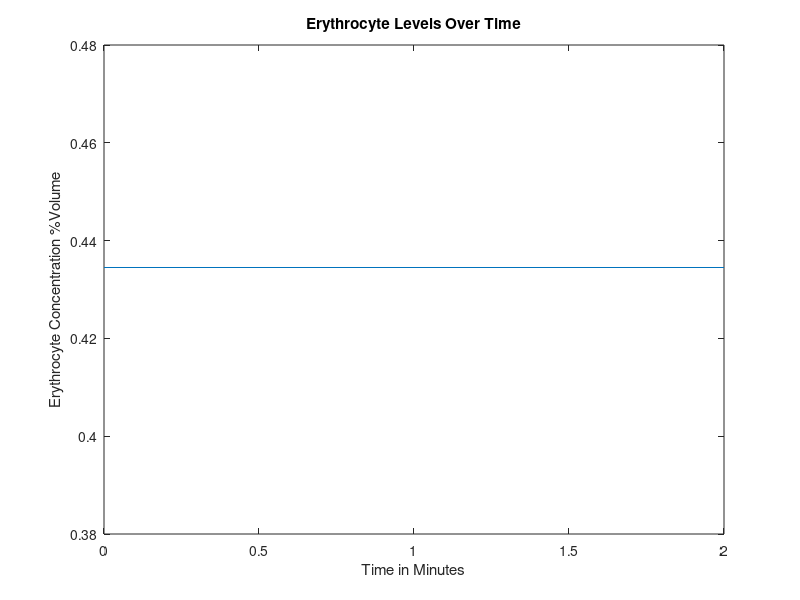
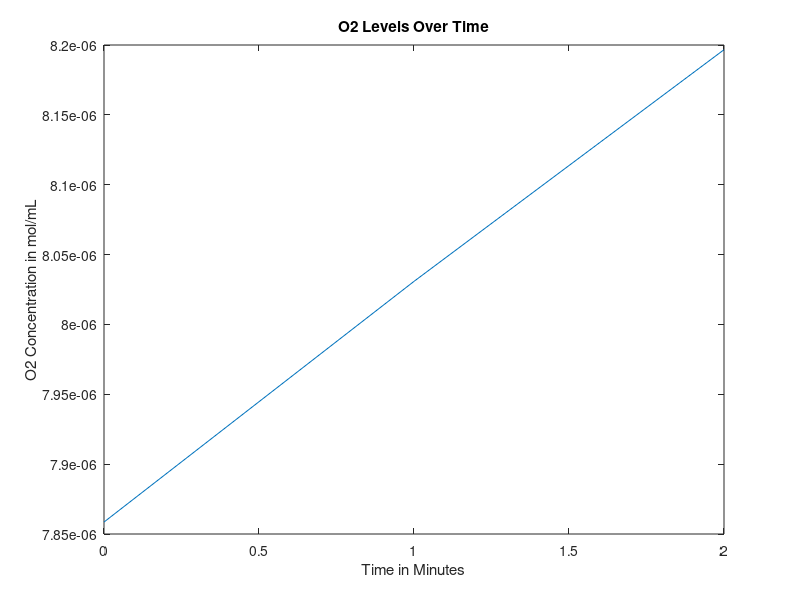
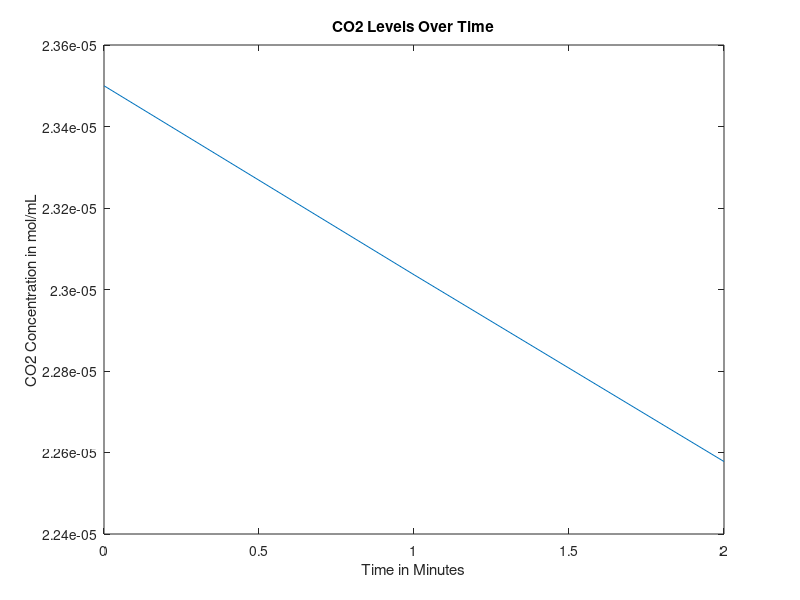
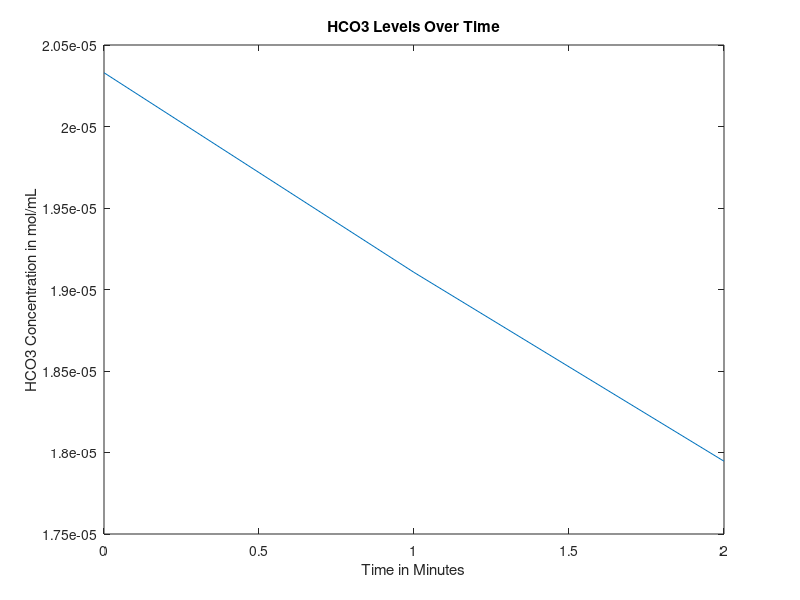

MATLAB code for these plots, in order:
function mainfunction()

age = 30; %Age in years
gender = 0; %Gender, 0=male, 1=female
mass = 70; %Weight in kg
anemia = 0; %Is the patient anemic? 1 if yes, 0 if no

RQ=0.825;%reaction quotients for the general body and 
%RQheart=0.7;

    if (40>=age)&&(age>0) %if/else statement that sets heart rate based on age, in bpm
        heartrate = 60;  
    else
        heartrate=70;
    end

    
%Intake of various nutrients
carbs=130;
calciumintake=1000;
sodiumintake=500;

if gender==1
    ironintake=18;
else
    ironintake=8;
end

bloodweight=0.07*mass; %sets mass of blood in the body based on percentage composition of blood and bodyweight


%SV=mass; %stroke volume, blood pumped out of heart per beat in mL

bloodflow0 = 1000*bloodweight/1.06; %blood flow out of heart per minute in mL, divided by density of 1.06 g/mL (steady state value)

% cvector = concentration vector, [cE, cNa, cCa, cIron, cGlucose, cO2,
% cCO2, cHCO3], where c = "concentration of", and the letters are our
% components


if gender == 0 %if loop sets volume percentage of red blood cells based on gender
cE = 0.4345;
elseif gender == 1
cE = 0.402;  
end
 
%set concentration of O2 and CO2 in mol/mL at BTP in venous blood
cO2 = 0.00000785855;
cCO2 = 0.0000235;
%concentration of bicarbonate in venous blood, in mol/L
cHCO3 = 0.00002033;
%concnetartion of glucose in mol/mL
cGlucose = 0.0000055;
%Na concentration in mol/mL
cNa = 0.000137;
%Concentration of Ca in mol/mL
cCa = 0.00000118;
%Concentration of iron in mol/mL
cIron = 0.00012592;

cvector0 = [cE cO2 cCO2 cHCO3 cGlucose cNa cCa cIron]; %concentration in the blood, in moles? mL/mL of blood

cEtrack=[cvector0(1)];
cO2track=[cvector0(2)];
cCO2track=[cvector0(3)];
cHCO3track=[cvector0(4)];
cGlucosetrack=[cvector0(5)];
cNatrack=[cvector0(6)];
cCatrack=[cvector0(7)];
cIrontrack=[cvector0(8)];

for loop=1:2
%Run initial venous blood through the heart
[bloodflow, cvector] = lungs(bloodflow0, cvector0);
%Run blood from lungs to the heart
[bloodflow, cvector1] = heart(bloodflow, cvector, mass);
%These three values are the blood flows that go from the heart to each
%organ





if (18<=age) && (age<50)
   LW=452+16.34*mass+11.85*age-166*gender;
else
   LW=1390+15.94*mass-12.86*age;
end

%Volumetric flow rate in and out of liver (mL/min)
%Vi=Vj=V=100mL/min per 100g liver
%Blood flow distribution will change during iron deficiency anemia but we
%don't have a function modeling this yet
V=LW;






BFbraini=0.15*bloodflow;
BFliveri=V;
BFotherbloodi=bloodflow-BFbraini-0.3*BFliveri;
%Process each of these three blood flows in their respective organs
[BFbrainj, cvectorbrainj] = brain(BFbraini, cvector1, mass);
[BFotherbloodj, cvectorotherbloodj] = otherblood(BFotherbloodi, cvector1, carbs, calciumintake, sodiumintake, ironintake); 

Mvectorotherbloodliver=0.7*V*cvectorotherbloodj;
Mvectorheart=0.3*V*cvector1;
cvectorliverin=(Mvectorotherbloodliver+Mvectorheart)/V;

[BFliverj, cvectorliverj] = liver(BFliveri,cvectorliverin,gender,mass,LW);
%Redirect blood from liver to other blood and mix the two
Mvectorotherbloodj=(cvectorotherbloodj*(BFotherbloodj-0.7*V))+(cvectorliverj*BFliverj);
%Add the blood flow from other blood and liver to get new blood volume
BFotherbloodj=BFotherbloodj-0.7*V+BFliverj;
%Do a weighted average to get a new cvector
cvectorotherbloodj=Mvectorotherbloodj/BFotherbloodj;
%Send 25% of the blood flow to the kidneys
BFkidneyi=0.25*(BFbrainj+BFotherbloodj);
%Subtract blood sent to kidneys from other blood 
BFotherbloodj=BFotherbloodj-BFkidneyi;
%Have the kidneys process the blood they receive
[BFkidneyj, cvectorkidneyj] = kidney(BFkidneyi, cvectorotherbloodj,RQ);
%Send blood processed in kidneys back to other blood, pool with brain, create Mvector
Mvectorotherblood=(BFotherbloodj*cvectorotherbloodj)+(BFkidneyj*cvectorkidneyj)+(BFbrainj*cvectorbrainj);
%Reset the bloodflow back into the lungs to the blood flow we just computed
bloodflow0=BFotherbloodj+BFkidneyj+BFbrainj;
%Recompute cvector0 by dividing Mvectorotherblood by bloodflow0
cvector0=Mvectorotherblood/bloodflow0;

cEtrack=[cEtrack cvector0(1)];
cO2track=[cO2track cvector0(2)];
cCO2track=[cCO2track cvector0(3)];
cHCO3track=[cHCO3track cvector0(4)];
cGlucosetrack=[cGlucosetrack cvector0(5)];
cNatrack=[cNatrack cvector0(6)];
cCatrack=[cCatrack cvector0(7)];
cIrontrack=[cIrontrack cvector0(8)];

A = [cvector; cvector1; cvectorbrainj; cvectorotherbloodj; cvectorliverj; cvectorkidneyj; cvector0];
end

figure
plot(0:loop(end),cEtrack)
title('Erythrocyte Levels Over Time')
xlabel('Time in Minutes')
ylabel('Erythrocyte Concentration %Volume')

figure 
plot(0:loop(end),cO2track)
title('O2 Levels Over Time')
xlabel('Time in Minutes')
ylabel('O2 Concentration in mol/mL')

figure 
plot(0:loop(end),cCO2track)
title('CO2 Levels Over Time')
xlabel('Time in Minutes')
ylabel('CO2 Concentration in mol/mL')

figure 
plot(0:loop(end),cHCO3track)
title('HCO3 Levels Over Time')
xlabel('Time in Minutes')
ylabel('HCO3 Concentration in mol/mL')

figure 
plot(0:loop(end),cGlucosetrack)
title('Glucose Levels Over Time')
xlabel('Time in Minutes')
ylabel('Glucose Concentration in mol/mL')

figure
plot(0:loop(end),cNatrack)
title('Na Levels Over Time')
xlabel('Time in Minutes')
ylabel('Na Concentration in mol/mL')

figure
plot(0:loop(end),cCatrack)
title('Ca Levels Over Time')
xlabel('Time in Minutes')
ylabel('Ca Concentration in mol/mL')

figure
plot(0:loop(end),cIrontrack)
title('Iron Levels Over Time')
xlabel('Time in Minutes')
ylabel('Iron Concentration in mol/mL')





end




function [bloodout, Cout] = lungs(vblood, Cvector)
    % This function finds the output terms for each component coming out of
    % the lungs.
    % Input: W = weight;
    %        Cvector - vector containing initial concentrations of each component
    %        entering heart
    % Output: Cout - vector containing final concentrations of each
    %         component leaving heart
    
    % Finding volumetric flow rate of blood (volumetric flow rate of blood
    % in = out)
%     mblood = 0.07*W; %in kg
%     pblood = 1.06; %in kg/L %this value is dependent on other factors - can we use it? should we use 1?
%     vblood = mblood/pblood; %in L/min
    
    Cout = [];
    % Finding volumetric flow rate out of oxygen
    CiO2 = 0.000001964637; %5mL/100mL becomes .000001964637 mol
    %CdeoxygenatedO2 = 0.16; %from graph and partial pressure of oxygen in entering deoxygenated blood being...
                            %40 mmHg (this might also depend on hemoglobin)
    nO2i = vblood*(Cvector(2)+CiO2); %O2 in, mL/min
    nO2cons = .0002082515; %5.3 mL/min becomes .0002082515 mol/min
    nO2j = nO2i - nO2cons; %O2 out, mol/min
    Cout(2) = nO2j/vblood; %mol/mL
    
    % Finding volumetric flow rate out of carbon dioxide
    nCO2i = vblood*Cvector(3);
    nCO2cons = vblood*(.0000015716531); %vblood(mL/min) and concentration of blood consumed (mol/mL)
    %CjCO2 = 0.48; %48 mL/100 mL, should be dependent on hemoglobin, oxygen, things like that
    nCO2j = nCO2i - nCO2cons; %CO2 out, L/min
    Cout(3) = nCO2j/vblood;
    
    % Finding volumetric flow rate out of bicarbonate
    rHCO3CO2 = Cvector(4)/Cvector(3); %ratio of bicarbonate to carbon dioxide in blood leaving lungs
    nHCO3j = rHCO3CO2*nCO2j; %HCO3 out, mol/min
    Cout(4) = nHCO3j/vblood;
    
    % Finding volumetric flow rate out of calcium
    Cout(7) = Cvector(7); %calcium out, L/min
    
    % Finding volumetric flow rate out of iron
%      Cerythrocytes = 0.45; %45 mL/100 mL, this concentration changes depending on hemoglobin, but we need...
% %                           %to figure out this relationship
%      Chemoglobin = 0.335; %g/mL, this concentration also changes, but maybe only depending on demographics
% %                          %and anemia
%     Mhemoglobin = 65000; %g/mol
%     MFe = 55.845; %g/mol
%     CFe = (MFe*Chemoglobin*Cerythrocytes)/Mhemoglobin;
%     vFej = vblood*CFe; %iron out, L/min

    Cout(8) = Cvector(8); %iron concentration doesn't change in lungs?
    % Finding volumetric flow rate out of sodium
    Cout(6) = Cvector(6); %sodium out, L/min
    
    % Finding volumetric flow rate out of erythrocytes
    %vErythrocytesj = vblood*Cerythrocytes; %erythrocytes out, L/min, once again this concentration changes
    Cout(1) = Cvector(1);
    
    % Finding volumetric flow rate out of glucose
%     Chemoglobinblood = Chemoglobin*Cerythrocytes; %concentration of hemoglobin in blood, g/mL
%     Chemoglobinbloodmol = Chemoglobinblood/Mhemoglobin; %concentration of hemoglobin in blood, mol/mL
%     CO2bloodmol = 4*Chemoglobinbloodmol; %concentration of oxygen in blood dependent on this value of...
%                                          %hemoglobin, mol/mL
    %nO2cons = CO2bloodmol*vblood*1000; %molar flow rate of oxygen consumed, mol/min - can we somehow...
                                       %convert this into mL/min to get a
                                       %more accurate value of oxygen
                                       %consumed in the oxygen accounting
                                       %equation?
    nglucosecons = 6*nO2cons; %molar flow rate of glucose consumed, mol/min
%     Mglucose = 180.18; %g/mol
%     mglucosecons = nglucosecons*Mglucose; %g/min
%     pglucose = 1560; %g/L, is this what other people are using?
%     vglucosecons = mglucosecons/pglucose; %L/min
    nGlucosei = Cvector(5)*vblood;
    nGlucosej = nGlucosei - nglucosecons; %molar flow rate of glucose out, mol/min
    Cout(5) = nGlucosej/vblood;
    bloodout = vblood;
end
    
    %*thoughts I had while coding that we should consider: putting in
    %checks to make sure outflows that go directly to the next organ are
    %the same as those inflows - if they're not the same, find the problem
    %and/or change it to be the same
    % make sure everyone codes volumetric flow rate of blood and density of
    % blood in the same way





function [bloodflowj, cvectorj] = brain(bloodflowi, cvectori, mass)
%Blood volume conserved
bloodflowj=bloodflowi;

brainmass=0.02*mass*1000; %gives brain mass in grams as 2% body mass
Mvector=bloodflowi*cvectori;
%Create a null vector for cvectorj
cvectorj=zeros(1,8);
%Sets inflows equal to outflows for erythrocytes, Na, Ca, Iron
cvectorj(1)=cvectori(1);
cvectorj(6)=cvectori(6);
cvectorj(7)=cvectori(7);
cvectorj(8)=cvectori(8);

%Consume oxygen at 3.5 mL (in moles) per 100 gram per minute
MO2j=Mvector(2)-0.0001375246*(brainmass/100);
%Consume glucose at a rate of 120g/day
MGlucosej=Mvector(5)-(0.6660746/86400);%moles of glucose in - glucose requirements per day in moles/minutes in the day
%Calculate CO2 produced based on glucose consumed via respiration equation
MCO2j=Mvector(3)+6*(0.6660746/86400);
%Calculate HCO3 made when the CO2 is produced
rHCO3CO2=19.3/21.5; %ratio of bicarbonate to carbon dioxide in blood leaving lungs
HCO3j=Mvector(4)+rHCO3CO2*6*(0.6660746/86400);

%Calculate values above as concentrations and add them to cvectorj
cvectorj(2)=MO2j/bloodflowj;
cvectorj(5)=MGlucosej/bloodflowj;
cvectorj(3)=MCO2j/bloodflowj;
cvectorj(4)=HCO3j/bloodflowj;

end






%I don't know about modeling different conditions based on flow at a
%certain time, would it be better if we used t (for time, i.e. what step we
%are at)
%Also if carbon dioxide concentration changes, then I am pretty sure
%bicarbonate concentration will also change (by how much I'm not sure, I'm
%tired)
function [outflow, Cout] = heart(flow,Cvector,weight)
    % This function finds the output terms for each component coming out of
    % the heart.
    % Input: Cvector - vector containing initial concentrations of each component
    %        entering heart
    %        Flow - number that represents volumetric? flow of first inlet
    %        stream from lungs to heart
    % Output: Cout - vector containing final concentrations of each
    %         component leaving heart
    
    %how do I account for total blood/blood flow
    %so the Heart has multiple flows to it, but the heart will actually consume only once -- the first time because we are assuming that everything is happening in one heartbeat? 
Cout = [];
    %if flow == Flow1LungsToHeart
    
        % components that don't change:
        
        % Finding concentration out of glucose
Cout(5)=Cvector(5);
% Finding concentration out of erythrocytes
Cout(1)=Cvector(1);
% Finding concentration out of sodium
Cout(6)=Cvector(6);
% Finding concentration out of iron
Cout(8)=Cvector(8);
% Finding concentration out of calcium
Cout(7)=Cvector(7);
% Finding concentration out of bicarbonate, however I think
% bicarbonate will change because the concentration of carbon
% dioxide changes
%Cout(4)=Cvector(4);

heartmass = weight*.003;
nO2cons = 32.5*(heartmass/300)*0.0000392927; %mL/min*mol/mL=mol/min
%vblood = (.07*weight)/1.06; %L/min, if the total volumetric blood flow leaving the lungs is the same as volumetric blood flow entering the heart
Cout(2) = (Cvector(2)*flow - nO2cons)/flow;
CO2gen = .7*nO2cons; %using respiratory quotient in the heart
Cout(3) = (Cvector(3)*flow + CO2gen)/flow;
rHCO3CO2 = Cvector(4)/Cvector(3); %ratio of bicarbonate to carbon dioxide in blood leaving lungs
nHCO3j = rHCO3CO2*CO2gen; %HCO3 out, mol/min
Cout(4) = (Cvector(4)*flow + nHCO3j)/flow;

    %components that do change
    % Finding volumetric flow rate out of oxygen
    % Finding volumetric flow rate out of carbon dioxide
    %heartRQ=0.7; %we are assuming that heart muscle cell metabolism comes soley from lipids
    %heartRQ=CO2produced/O2consumed;
    % O2 consumption: 30 - 35 mL/min per 300 g
    %based off of RQ find the CO2produced
    %vO2j=vO2-O2consumed but do units match
    %vCO2j=vCO2 + CO2produced
       
%     else 
%         % no components will change?
%         %Concentration2HeartToOther
%         %Concentration2HeartToBrain
%         %Concentration2HeartToLiver
%         %Concentration3BrainToHeart
%         %Concentration4LiverToHeart
%         %Concentration7OtherToHeart
%         %Concentration8HeartToLungs
%         
%         Cout(5)=Cvector(5);
%         Cout(1)=Cvector(1);
%         Cout(6)=Cvector(6);
%         Cout(8)=Cvector(8);
%         Cout(7)=Cvector(7);
%         Cout(4)=Cvector(4);
%         Cout(3)=Cvector(3);
%         Cout(2)=Cvector(2);
%     end
outflow = flow;
end




function [bloodflowj, cvectorout]=liver(V,cvectori,G,mass,LW)
%This function will deliver output volumetric flow rates for the concentration of
%the 8 components (mol/mLmin) out of the liver
%Input: G=Gender (1 if female, 0 if male)
%W=weight of person (kg); A=age of person (years)
%cvector=[cE,cO2,cCO2,cHCO3,cGlucose,cNa,cCa,cFe)
%Outputs are all in concentration flow rates (mol/mLmin) out

%Initializes cvectorout
cvectorout=[0,0,0,0,0,0,0,0];

%Wet weight of liver (g) due to person's demographics
%LW=Liver weight (g)
%make this into a seperate function if can although i really believe liver
%needs demographic info in



%Calculates concentration flow rate of red blood cells out 
%p=blood density in amount per mL
%Vbody=Volume of body in mL. Calculating assuming 7% of total body weight
%is blood, then divided by density of blood to find volume of blood
%RBCj=raw numerical flow rate of red blood cells out/min
%RBCi=raw numerical flow rate of RBC in/min
%nRBCj=molar flow rate of RBC out/min
%RBCcons=consumption rate of RBC/min 
%No generation of RBC in liver
if G==1
    p=1.2e10; %number of red blood cells per mL of PURE red blood cells
else
    p=1.2e10;
end
    %Calculate volume of the body
    Vblood=0.07*mass*1000/1.056;
    %Calculate the number of RBCs entering liver based on concentration,
    %flow rate, and pure RBC density
    RBCi=p*V*cvectori(1);
    %Consume some based on body size
    RBCcons=5.55555e-6*cvectori(1)*Vblood;%this had vickis original p here, confirm
    %Find pure volume of RBCs we now have based on number and density 
    VRBCj=(RBCi-RBCcons)/p;
    %Calculate volume of plasma that entered
    Vplasma=V*(1-cvectori(1));
    %Calculate new concentrations based on volumeRBCs/total volume
    cvectorout(1)=VRBCj/(VRBCj+Vplasma);
    %Bloodflow out = blood cells out + plasma volume
    bloodflowj=Vplasma+VRBCj;

%Calculates concentration flow rate of O2 out 
%No generation of O2
%nO2i=molar flow rate of O2/min in
%nO2j=molar flow rate of O2/min out
%nO2cons=molar consumption rate of O2/min
nO2i= cvectori(2)*V; %0.0006286842*(LW/100);
nO2cons=0.0002389*(LW/100);
nO2j=nO2i-nO2cons;
cvectorout(2)=nO2j/V;

%Calculates concentration flow rate of CO2 out
%nCO2i=molar flow rate of CO2/min in
%nCO2j=molar flow rate of CO2/min out
%nCO2gen=molar flow rate of CO2/min generated
%RQ=Respiratory Quotient=mol CO2 produced/mol O2 consumed
RQ=0.825;
nCO2gen=RQ*nO2cons;
nCO2i=cvectori(3)*V;
nCO2j=nCO2i+nCO2gen;
cvectorout(3)=nCO2j/V;

%Calculates the required intake of protein in grams/min given a
%person's demographic information
%dprotein=daily protein intake in g/day
%protein=protein intake in g/min
dprotein=0.8*mass;
protein=dprotein/1440;

%Calculates the concentration flow rate of Bicarbonate out 
%Assume no generation of bicarbonate
%%Also liver just takes in bicarbonate from the heart and stomach
%1mole bicarbonate ions consumed by liver per 100g protein/day
rHCO3CO2 = cvectori(4)/cvectori(3); %ratio of bicarbonate to carbon dioxide in blood leaving lungs
nHCO3gen = rHCO3CO2*nCO2gen; %HCO3 out, mol/min
nHCO3i=cvectori(4)*V;
nHCO3j=nHCO3i-(protein/100)+nHCO3gen;
cvectorout(4)=nHCO3j/V;

%Calculates the concentration flow rate of Na2+ out 
%Assume no generation of Na2+, only in, out, and consumption
%nNai=molar flow rate of sodium in 
%nNacons=molar flow rate of sodium consumed given that 10% of bile salts
%are consumed, approx 600mL are produced per day, and there are 135mM Na+
%ions in bile.
%nNaj=molar flow rate of sodium out
nNacons=9.375e-9;
nNai=cvectori(6)*V;
nNaj=nNai-nNacons;
cvectorout(6)=nNaj/V;

%Calculates the concentration flow rate of Ca2+ out
%Assume no generation nor consumption.
%cCai=concentration flow rate of Ca2+ in mol/Lmin in
%cCaj=concentration flow rate of Ca2+ in mol/Lmin out
cvectorout(7)=cvectori(7);
%Calculates the concentration flow rate of Fe out
%Assume no generation since

%Still need to do Iron and Glucose in Liver
%Placeholder that sets in=out
cvectorout(5)=cvectori(5);
cvectorout(8)=cvectori(8);
end


function [bloodflowj, cvectorj] = kidney(bloodflowi, cvectori, RQ)
T=1440;%Multiplier that scales up the time period of interest to one day (required for glucose equation)
Kidneymass=300; %mass of the kidneys combined in grams

%Initialize all intakes
Mvector=bloodflowi*cvectori;
bloodflowj=bloodflowi;

%Consume relevant compounds to create outlet values

MEj=Mvector(1);
MIronj=Mvector(8);
MO2j=0.85*Mvector(2);
MNaj=(Mvector(6)-(Kidneymass/100)*((10*(25450*(Mvector(2)-MO2j)))-5))/1000;
MCaj=0.98*Mvector(7);
MGlucosej=Mvector(5)-(Mvector(5)*(0.226/((Mvector(5))*T)));
MCO2j=Mvector(3)+((Mvector(2)-MO2j)*RQ);
rHCO3CO2 = Mvector(4)/Mvector(3);
MHCO3gen = rHCO3CO2*((Mvector(2)-MO2j)*RQ);
MHCO3j=Mvector(4)-0.15*(Mvector(4))+(.004/T)+MHCO3gen;

%Recompute all concentrations using original mass of blood and new values

cIronj=MIronj/bloodflowj;
cNaj=MNaj/bloodflowj;
cO2j=MO2j/bloodflowj;
cCO2j=MCO2j/bloodflowj;
cEj=MEj/bloodflowj;
cGlucosej=MGlucosej/bloodflowj;
cHCO3j=MHCO3j/bloodflowj;
cCaj=MCaj/bloodflowj;
cvectorj=[cEj cO2j cCO2j cHCO3j cGlucosej cNaj cCaj cIronj];

end

function [outflow, Cout] = otherblood(flow, Cin, carbs, calciumintake, sodiumintake, ironintake)
Cout = [];
Cout(1) = Cin(1);
Cout(2) = Cin(2);
Cout(3) = Cin(3);
Cout(4) = Cin(4);
Cout(5) = (flow*Cin(5) + (.8*carbs)/(180.156*1440))/flow; %130g of carbs, 80 percent is directly translated to glucose, 20% is fructose and galactose which goes to the liver and may be converted to glucose at a later stage so another term is incoming
Cout(6) = (flow*Cin(6) + (sodiumintake/(1000*22.99*1440)))/flow; %500 mg of sodium needed for vital functions so start with sodium intake being 500 mg
Cout(7) = (flow*Cin(7) + (calciumintake*.26)/(1000*40.08*1440))/flow; %calcium intake should be around 1000 mg
Cout(8) = (flow*Cin(8) + (ironintake*.18)/(1000*55.845*1440))/flow;%iron intake will be approximately 8 mg for males and 18 mg for females
outflow = flow;
end